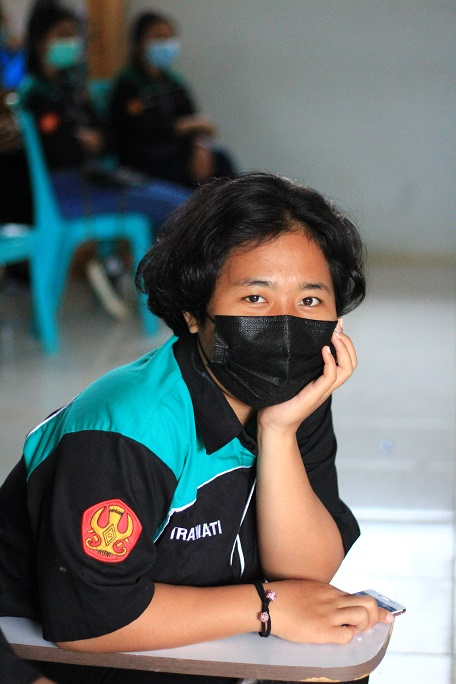
#> input picture vira1.JPG, 456 x 684 px
$ python 'histogram ekualisasi.py'
#> lines starting #> are read from the running program, lines starting #| are printed output that depends on the picture
import cv2
import numpy as np
from matplotlib import pyplot as plt
img = cv2.imread('vira1.JPG',0)
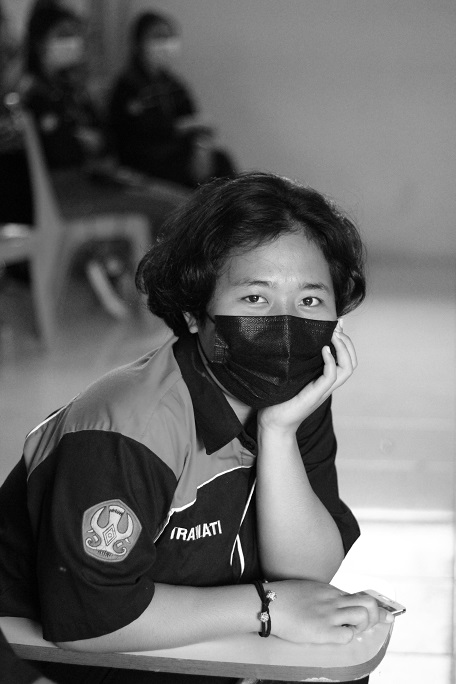
#> img: shape (684, 456); min 0, max 255, mean 107.1
hist,bins = np.histogram(img.flatten(),256,[0,256])
#> hist = 256 values, max 3765 at index 140, min 26 at index 0, mean 1218.4; bins = 257 values from 0 to 256
cdf = hist.cumsum()
#> cdf = 256 values from 26 to 311904
cdf_normalized = cdf * hist.max()/cdf.max()
#> cdf_normalized = 256 values from 0.314 to 3765
plt.plot(cdf_normalized, color = 'b')
plt.hist(img.flatten(),256,[0,256], color = 'r')
plt.xlim([0,256])
plt.legend(('Sesudah','Sebelum'), loc = 'upper left')
plt.show()
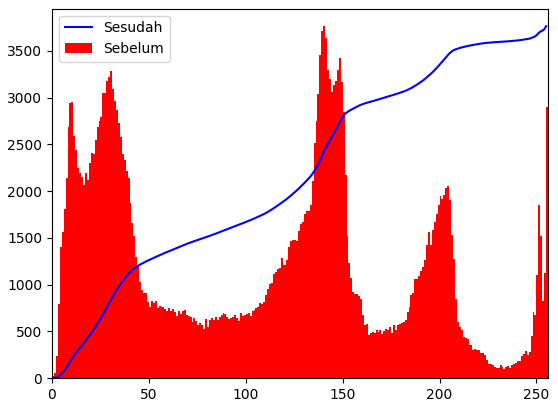
#> figure drawn by matplotlib, 1 panel; tallest bar 3765 high, from x = 140 to 141; curve peaks at x = 255, y = 3765

$ run again, with virawat.jpg copied over vira1.JPG
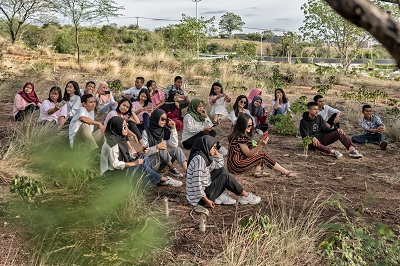
#> input picture virawat.jpg, 400 x 266 px
#> `img = cv2.imread('vira1.JPG',0)`:
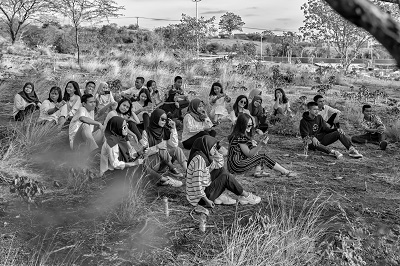
#> img: shape (266, 400); min 0, max 255, mean 117.9
#> hist = 256 values, max 931 at index 93, min 24 at index 252, mean 415.6; bins = 257 values from 0 to 256
#> cdf = 256 values from 527 to 106400
#> cdf_normalized = 256 values from 4.61 to 931
#> `plt.show()`:
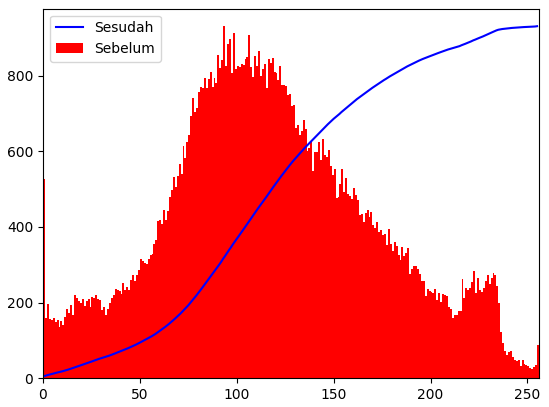
#> figure drawn by matplotlib, 1 panel; tallest bar 931 high, from x = 93 to 94; curve peaks at x = 255, y = 931
